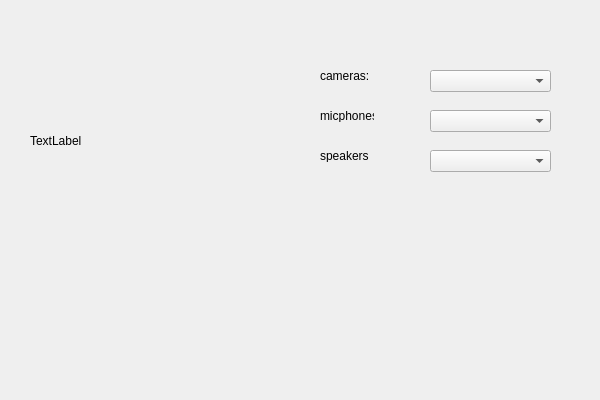
<?xml version="1.0" encoding="utf-8"?>
<ui version="4.0">
 <class>MainWndClass</class>
 <widget class="QWidget" name="MainWndClass">
  <property name="geometry">
   <rect>
    <x>0</x>
    <y>0</y>
    <width>600</width>
    <height>400</height>
   </rect>
  </property>
  <property name="windowTitle">
   <string>MainWnd</string>
  </property>
  <widget class="QLabel" name="videoView">
   <property name="geometry">
    <rect>
     <x>30</x>
     <y>20</y>
     <width>221</width>
     <height>241</height>
    </rect>
   </property>
   <property name="text">
    <string>TextLabel</string>
   </property>
  </widget>
  <widget class="QLabel" name="label">
   <property name="geometry">
    <rect>
     <x>320</x>
     <y>70</y>
     <width>54</width>
     <height>12</height>
    </rect>
   </property>
   <property name="text">
    <string>cameras:</string>
   </property>
  </widget>
  <widget class="QLabel" name="label_2">
   <property name="geometry">
    <rect>
     <x>320</x>
     <y>110</y>
     <width>54</width>
     <height>12</height>
    </rect>
   </property>
   <property name="text">
    <string>micphones</string>
   </property>
  </widget>
  <widget class="QLabel" name="label_3">
   <property name="geometry">
    <rect>
     <x>320</x>
     <y>150</y>
     <width>54</width>
     <height>12</height>
    </rect>
   </property>
   <property name="text">
    <string>speakers</string>
   </property>
  </widget>
  <widget class="QComboBox" name="cameraListView">
   <property name="geometry">
    <rect>
     <x>430</x>
     <y>70</y>
     <width>121</width>
     <height>22</height>
    </rect>
   </property>
  </widget>
  <widget class="QComboBox" name="micphoneListView">
   <property name="geometry">
    <rect>
     <x>430</x>
     <y>110</y>
     <width>121</width>
     <height>22</height>
    </rect>
   </property>
  </widget>
  <widget class="QComboBox" name="speakerListView">
   <property name="geometry">
    <rect>
     <x>430</x>
     <y>150</y>
     <width>121</width>
     <height>22</height>
    </rect>
   </property>
  </widget>
 </widget>
 <layoutdefault spacing="6" margin="11"/>
 <resources>
  <include location="mainwnd.qrc"/>
 </resources>
 <connections/>
</ui>
